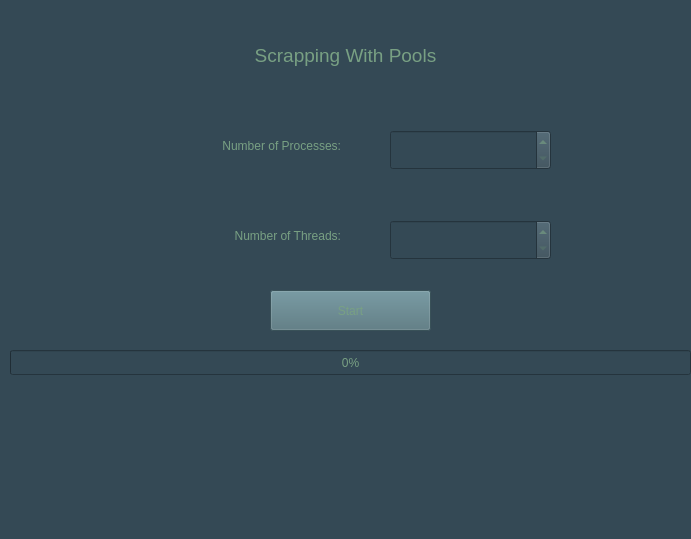
<?xml version="1.0" encoding="UTF-8"?>
<ui version="4.0">
 <class>MainWindow</class>
 <widget class="QMainWindow" name="MainWindow">
  <property name="geometry">
   <rect>
    <x>0</x>
    <y>0</y>
    <width>691</width>
    <height>539</height>
   </rect>
  </property>
  <property name="windowTitle">
   <string>MainWindow</string>
  </property>
  <property name="styleSheet">
   <string notr="true">background-color: rgb(52, 73, 85);</string>
  </property>
  <widget class="QWidget" name="centralwidget">
   <widget class="QPushButton" name="start_button">
    <property name="geometry">
     <rect>
      <x>270</x>
      <y>290</y>
      <width>161</width>
      <height>41</height>
     </rect>
    </property>
    <property name="styleSheet">
     <string notr="true">font: 75 12pt &quot;Tahoma&quot;;
color: rgb(120, 160, 131);
background-color: rgb(80, 114, 123);</string>
    </property>
    <property name="text">
     <string>Start</string>
    </property>
   </widget>
   <widget class="QLabel" name="label">
    <property name="geometry">
     <rect>
      <x>0</x>
      <y>30</y>
      <width>691</width>
      <height>51</height>
     </rect>
    </property>
    <property name="font">
     <font>
      <family>Tahoma</family>
      <pointsize>14</pointsize>
      <weight>9</weight>
      <italic>false</italic>
      <bold>false</bold>
     </font>
    </property>
    <property name="styleSheet">
     <string notr="true">font: 75 14pt &quot;Tahoma&quot;;
color: rgb(120, 160, 131);</string>
    </property>
    <property name="frameShape">
     <enum>QFrame::NoFrame</enum>
    </property>
    <property name="text">
     <string>Scrapping With Pools</string>
    </property>
    <property name="alignment">
     <set>Qt::AlignCenter</set>
    </property>
    <property name="margin">
     <number>0</number>
    </property>
   </widget>
   <widget class="QLabel" name="label_2">
    <property name="geometry">
     <rect>
      <x>10</x>
      <y>120</y>
      <width>331</width>
      <height>51</height>
     </rect>
    </property>
    <property name="styleSheet">
     <string notr="true">font: 75 12pt &quot;Tahoma&quot;;
color: rgb(120, 160, 131);</string>
    </property>
    <property name="text">
     <string>Number of Processes:</string>
    </property>
    <property name="alignment">
     <set>Qt::AlignRight|Qt::AlignTrailing|Qt::AlignVCenter</set>
    </property>
   </widget>
   <widget class="QLabel" name="label_3">
    <property name="geometry">
     <rect>
      <x>10</x>
      <y>210</y>
      <width>331</width>
      <height>51</height>
     </rect>
    </property>
    <property name="styleSheet">
     <string notr="true">font: 75 12pt &quot;Tahoma&quot;;
color: rgb(120, 160, 131);</string>
    </property>
    <property name="text">
     <string>Number of Threads:</string>
    </property>
    <property name="alignment">
     <set>Qt::AlignRight|Qt::AlignTrailing|Qt::AlignVCenter</set>
    </property>
   </widget>
   <widget class="QSpinBox" name="num_of_processes">
    <property name="geometry">
     <rect>
      <x>390</x>
      <y>130</y>
      <width>161</width>
      <height>40</height>
     </rect>
    </property>
    <property name="font">
     <font>
      <family>Tahoma</family>
      <pointsize>12</pointsize>
      <weight>50</weight>
      <italic>false</italic>
      <bold>false</bold>
      <kerning>true</kerning>
     </font>
    </property>
    <property name="cursor">
     <cursorShape>ArrowCursor</cursorShape>
    </property>
    <property name="styleSheet">
     <string notr="true">font: 12pt &quot;Tahoma&quot;;
color: rgb(120, 160, 131);</string>
    </property>
    <property name="inputMethodHints">
     <set>Qt::ImhDigitsOnly</set>
    </property>
    <property name="buttonSymbols">
     <enum>QAbstractSpinBox::UpDownArrows</enum>
    </property>
    <property name="specialValueText">
     <string> </string>
    </property>
    <property name="correctionMode">
     <enum>QAbstractSpinBox::CorrectToNearestValue</enum>
    </property>
    <property name="maximum">
     <number>999</number>
    </property>
    <property name="value">
     <number>0</number>
    </property>
   </widget>
   <widget class="QSpinBox" name="num_of_threads">
    <property name="geometry">
     <rect>
      <x>390</x>
      <y>220</y>
      <width>161</width>
      <height>40</height>
     </rect>
    </property>
    <property name="styleSheet">
     <string notr="true">font: 12pt &quot;Tahoma&quot;;
color: rgb(120, 160, 131);</string>
    </property>
    <property name="specialValueText">
     <string> </string>
    </property>
    <property name="maximum">
     <number>999</number>
    </property>
   </widget>
   <widget class="QProgressBar" name="progress_bar">
    <property name="geometry">
     <rect>
      <x>10</x>
      <y>350</y>
      <width>681</width>
      <height>25</height>
     </rect>
    </property>
    <property name="styleSheet">
     <string notr="true">font: 75 12pt &quot;Tahoma&quot;;
color: rgb(120, 160, 131);</string>
    </property>
    <property name="value">
     <number>0</number>
    </property>
   </widget>
   <widget class="QLabel" name="message_label">
    <property name="geometry">
     <rect>
      <x>10</x>
      <y>390</y>
      <width>671</width>
      <height>111</height>
     </rect>
    </property>
    <property name="styleSheet">
     <string notr="true">font: 10pt &quot;Tahoma&quot;;
color: rgb(145, 194, 158)</string>
    </property>
    <property name="text">
     <string/>
    </property>
    <property name="alignment">
     <set>Qt::AlignCenter</set>
    </property>
    <property name="wordWrap">
     <bool>true</bool>
    </property>
   </widget>
  </widget>
  <widget class="QMenuBar" name="menubar">
   <property name="geometry">
    <rect>
     <x>0</x>
     <y>0</y>
     <width>691</width>
     <height>22</height>
    </rect>
   </property>
  </widget>
  <widget class="QStatusBar" name="statusbar"/>
 </widget>
 <resources/>
 <connections/>
</ui>
